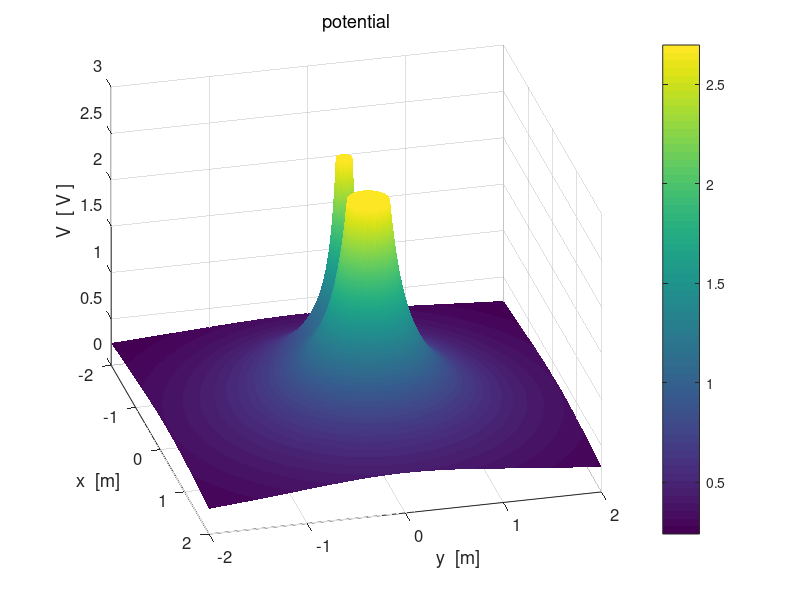

MATLAB code to generate this figure: (Note: this script raises an error after producing the figure.)
% cemVE05.m
%25 April 2016
% Ian Cooper
% School of Physics, University of Sydney
% http://www.physics.usyd.edu.au/teach_res/mp/mphome.htm

% Potential and Electric Field in [2D] region
% 2 charges placesd along X axis
% Charges of different magnitudes and same sign
% For different charge distributions you need to modify the code for
     % figure 6 - need to adjust the starting postions of the streamlines
     % need more streamlines for the higer charge --> 
     % density of electric lines proportion to strength of electric field


clear all
close all
clc
tic



% INPUTS  ================================================================

% Number of grid point    [N = 10001]
   N = 1001;
   
% Charge  Q = [10, 0, 0, 0, 0] 
   Q = [+20, 60, 0, 0, 0] .* 1e-6;
   
% Radius of circular charged conductor;   
   a = 0.2;
   
% X & Y components of position of charges  [0, 0, 0, 0, 0]
   xC = [-0.5,  0.5,  0.5, -0.5, 0];
   yC = [ 0,    0,    0,    0,   0];

% 5 random charges   uncomment to run the program for 5 random charges
%   Q = (1 + 9 .* rand(5,1)) .* 1e-6;
%   xC = -2 + 4 .* rand(5,1); 
%   yC = -2 + 4 .* rand(5,1); 

% constants
   eps0 = 8.854e-12;
   kC = 1/(4*pi*eps0);
   
% Dimensions of region / saturation levels
%   [dimensions of region -2 to 2 / minR = 1e-6 / Esat = 1e6 / Vsat = 1e6]
   minX = -2;  
   maxX =  2;
   minY = -2;
   maxY =  2;
   minR = 1e-6;
   minRx = 1e-6;
   minRy = 1e-6;
   Vsat = kC * max(abs(Q)) / a;
   Esat = kC * max(abs(Q)) / a^2;
   
% SETUP  =================================================================
   
  % fields
    V = zeros(N,N);
    Ex = zeros(N,N); Ey = zeros(N,N);
  % [2D] region
    x  = linspace(minX,maxX,N);
    y = linspace(minY, maxY,N);
    
  % color of charged object  +  red   /   - black
    col1 = [1 0 0];
    col2 = [0 0 0];
    %if Q(1) < 0; col1 = [0 0 0]; end;
        
  % grid positions
    [xG, yG] = meshgrid(x,y);


% CALCULATION: POTENTIAL & ELECTRIC FIELD ================================

for n = 1 : 2
   Rx = xG - xC(n);
   Ry = yG - yC(n);
   
   index = find(abs(Rx)+ abs(Ry) == 0); 
   Rx(index) = minRx;  Ry(index) = minRy;
   
   R = sqrt(Rx.^2 + Ry.^2);
   R(R==0) = minR;
   V = V + kC .* Q(n) ./ (R);
   
   R3 = R.^3;
   Ex = Ex + kC .* Q(n) .* Rx ./ R3;
   Ey = Ey + kC .* Q(n) .* Ry ./ R3;
end

   if max(max(V)) >=  Vsat; V(V > Vsat)  = Vsat; end;
   if min(min(V)) <= -Vsat; V(V < -Vsat) = -Vsat; end;

   E = sqrt(Ex.^2 + Ey.^2);
   if max(max(E)) >=  Esat; E(E >  Esat)  =  Esat; end;
   if min(min(E)) <= -Esat; E(E < -Esat)  = -Esat; end;
   
   if max(max(Ex)) >=  Esat; Ex(Ex >  Esat)  =  Esat; end;
   if min(min(Ex)) <= -Esat; Ex(Ex < -Esat)  = -Esat; end;
   
   if max(max(Ey)) >=  Esat; Ey(Ey >  Esat)  =  Esat; end;
   if min(min(Ey)) <= -Esat; Ey(Ey < -Esat)  = -Esat; end;
   

% GRAPHICS ===============================================================

%%

figure(1)   % 11111111111111111111111111111111111111111111111111111111111
   set(gcf,'units','normalized','position',[0.01 0.52 0.23 0.32]);
   surf(xG,yG,V./1e6);
   
   xlabel('x  [m]'); ylabel('y  [m]'); zlabel('V  [ V ]');
   title('potential','fontweight','normal');
   
   rotate3d
   view(76,32);
   set(gca,'fontsize',12)
   set(gca,'xLim',[-2, 2]); set(gca,'yLim',[-2, 2]);
   
   shading interp;
   h = colorbar;
   h.Label.String = 'V   [ MV ]';
   colormap(parula);
   axis square
   box on

%%   
figure(2)   %2222222222222222222222222222222222222222222222222222222222222
   set(gcf,'units','normalized','position',[0.25 0.52 0.23 0.32]);
   zP = V./1e6;
   contourf(xG,yG,zP,16);
   %set(gca,'xLim',[-5,5]); set(gca,'yLim', [-5, 5]);
   %set(gca,'xTick',-5:5); set(gca,'yTick', -5:5);
   hold on
   
   % charged conductors 
      col = col1;
      if Q(1) < 0; col = col2; end;
      
      pos1 = [-a+xC(1), -a, 2*a, 2*a];
      h = rectangle('Position',pos1,'Curvature',[1,1]);
      set(h,'FaceColor',col,'EdgeColor',col);
      col = col1;
      if Q(2) < 0; col = col2; end;
      pos2 = [-a-xC(1), -a, 2*a, 2*a];
      h = rectangle('Position',pos2,'Curvature',[1,1]);
      set(h,'FaceColor',col,'EdgeColor',col);
   
   xlabel('x  [m]'); ylabel('y  [m]');
   title('potential','fontweight','normal');
      
   shading interp
   h = colorbar;
   h.Label.String = 'V   [ MV ]';
   colormap(parula);
   
   
   set(gca,'fontsize',12);
   axis square
   box on

%%

figure(3)   % 33333333333333333333333333333333333333333333333333333333333
   set(gcf,'units','normalized','position',[0.49 0.52 0.23 0.32]);
       c = 0; yStep = zeros(1,5);
       
      for n = ceil(N/2) : ceil(N/10): N
   %  for n = [1 11 21 31 41 51]
        xP = xG(n,:); yP = V(n,:)./1e6;
        plot(xP,yP,'linewidth',2);
        hold on
        c = c+1;
        yStep(c) = yG(n,1);
     end
     
       %tt = num2str(yStep,2);
       %tm1 = 'y  =  ';
       %tm2 = tt;
       %tm = [tm1 tm2];
       tm = 'Potential profiles for different y values';
       xlabel('x  [m]'); ylabel('V  [ MV ]');
       set(gca,'fontsize',12)  
       h_title = title(tm);
       set(h_title,'fontsize',12,'FontWeight','normal');
       %set(gca,'xTick',-5:5);
       tm1 = num2str(yStep(1),2);
       tm2 = num2str(yStep(2),2); tm3 = num2str(yStep(3),2);
       tm4 = num2str(yStep(4),2);  tm5 = num2str(yStep(5),2);
       %tm6 = num2str(yStep(6),3);
       h = legend(tm1,tm2,tm3,tm4,tm5,'Orientation','horizontal');
       set(h,'Location','northOutside');
      % 
%%
figure(4)   % 4444444444444444444444444444444444444444444444444444444444
     set(gcf,'units','normalized','position',[0.73 0.52 0.23 0.32]);
     
     c = 0; yStep = zeros(1,5);
     for n = ceil(N/2) : ceil(N/10): N
   %  for n = [1 11 21 31 41 51]
        xP = xG(n,:); yP = E(n,:)./1e6;
        plot(xP,yP,'linewidth',2);
        hold on
        c = c+1;
        yStep(c) = yG(n,1);
     end
     
    xlabel('x  [m]'); ylabel('| E |  [ MV/m ]');
    tm = '| E | profiles for different y values';
    h = title(tm);
    set(h,'fontsize',12,'FontWeight','normal');
       
    tm1 = num2str(yStep(1),2);
    tm2 = num2str(yStep(2),2); tm3 = num2str(yStep(3),2);
    tm4 = num2str(yStep(4),2);  tm5 = num2str(yStep(5),2);
    h = legend(tm1,tm2,tm3,tm4,tm5);
    set(h,'Orientation','horizontal','Location','northOutside'); 
       
    set(gca,'fontsize',12);
    box on;

%%    
figure(5)   % 5555555555555555555555555555555555555555555555555555555555
set(gcf,'units','normalized','position',[0.01 0.1 0.23 0.32]);
   surf(xG,yG,E./1e6);
   
   xlabel('x  [m]'); ylabel('y  [m]'); zlabel('E  [ V / m ]');
   title('electric field | E |','fontweight','normal');
   
  
   colorbar
   shading interp
   h =  colorbar;
   h.Label.String = '| E |   [ MV/m ]';
   rotate3d
   view(30,50);
   
   axis square
   set(gca,'fontsize',12) 
   box on
   
%%
figure(6)   % 66666666666666666666666666666666666666666666666666666666666
   set(gcf,'units','normalized','position',[0.25 0.1 0.23 0.32]);  
   contourf(xG,yG,V./1e6,12)
      
   xlabel('x  [m]'); ylabel('y  [m]');
   title('potential','fontweight','normal');
  
   hold on
     
   % Electric field lines
   %     need to reverse the direction of streamlines for neg charges
  
% Charge 1 
      
      ang = linspace(30, 330, 10);
     
      if Q(1) > 0;
          p3 = Ex; p4 = Ey;
      else 
          p3 = -Ex; p4 = -Ey;
      end
      sx = xC(1) + a .* cosd(ang); sy = a .* sind(ang);
      h = streamline(xG,yG,p3,p4,sx,sy);
      set(h,'linewidth',2,'color',[1 1 1]);
          
% Charge 2 
     ang = linspace(30,330,30);
     if Q(2) > 0;
         p3 = Ex; p4 = Ey;
     else 
         p3 = -Ex; p4 = -Ey;
     end
      
      sx = xC(2) - a .* cosd(ang); sy = a .* sind(ang);
      h = streamline(xG,yG,p3,p4,sx,sy);
      set(h,'linewidth',2,'color',[1 1 1]);
      
      
% charged conductors
      col = col1;
      if Q(1) < 0; col = col2; end;
      pos1 = [-a+xC(1), -a, 2*a, 2*a];
      h = rectangle('Position',pos1,'Curvature',[1,1]);
      set(h,'FaceColor',col,'EdgeColor',col);
      
      col = col1;
      if Q(2) < 0; col = col2; end;
      pos2 = [-a-xC(1), -a, 2*a, 2*a];
      h = rectangle('Position',pos2,'Curvature',[1,1]);
      set(h,'FaceColor',col,'EdgeColor',col); 
        
   shading interp
   h = colorbar;
   h.Label.String = 'V   [ MV ]';
   h = colormap('parula');
   beta = 0.5;
   brighten(h,beta);
      
   set(gca,'xLim',[minX,maxX]); set(gca,'yLim', [minY, maxY]);
  
   axis square;
   box on;
     
%%
figure(7)   % 7777777777777777777777777777777777777777777777777777777777
   set(gcf,'units','normalized','position',[0.49 0.1 0.23 0.32]);
   pcolor(xG,yG,E./1e6);
   
   xlabel('x  [m]'); ylabel('y  [m]');
   title('electric field | E | ','fontweight','normal');
   
   %set(gca,'xLim',[-5,5]); set(gca,'yLim', [-5, 5]);
   %set(gca,'xTick',-5:5); set(gca,'yTick', -5:5);
   
   shading interp
   h = colorbar;
   h.Label.String = '|E|   [ MV/m ]';
   
   axis square
   set(gca,'fontsize',12)
   box on   
   

 
%%       
figure(8)    % 8888888888888888888888888888888888888888888888888888888888
     set(gcf,'units','normalized','position',[0.73 0.1 0.23 0.32]); 
     hold on
     index1 = 51 : 50 : 951;
     index1 = [index1 500 502];
     index2 = index1;
          
     p1 = xG(index1, index2); p2 = yG(index1, index2);
     
     % scaling of electric field lines: unit length
        p3 = Ex(index1, index2)./(E(index1,index2));
        p4 = Ey(index1, index2)./(E(index1,index2));
     % no scaling of electric field lines
     %  p3 = Ex(index1, index2); p4 = Ey(index1, index2); 
     
     h = quiver(p1,p2,p3,p4,'autoscalefactor',0.8);
     set(h,'color',[0 0 1],'linewidth',1.2)
     
      hold on
      
      % charged conductors
      col = col1;
      if Q(1) < 0; col = col2; end;
      pos1 = [-a+xC(1), -a, 2*a, 2*a];
      h = rectangle('Position',pos1,'Curvature',[1,1]);
      set(h,'FaceColor',col,'EdgeColor',col);
      
      col = col1;
      if Q(2) < 0; col = col2; end;
      pos2 = [-a-xC(1), -a, 2*a, 2*a];
      h = rectangle('Position',pos2,'Curvature',[1,1]);
      set(h,'FaceColor',col,'EdgeColor',col);
     
     xlabel('x  [m]'); ylabel('y  [m]');
     title('direction of scaled E at grid points','fontweight','normal');
     
     set(gca,'xLim',[-2,2]); set(gca,'yLim', [-2, 2]);
     axis([-2 2 -2 2]);
     axis equal
     box on
 
     %%

     toc
     
   